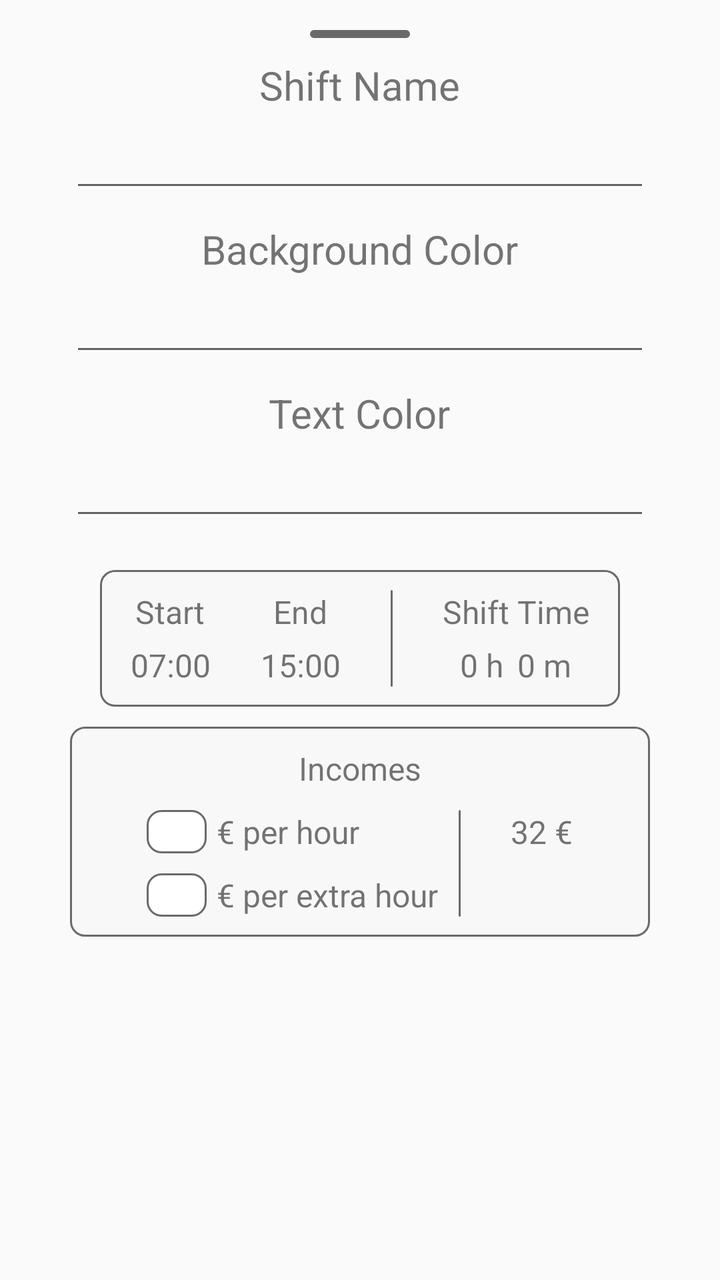
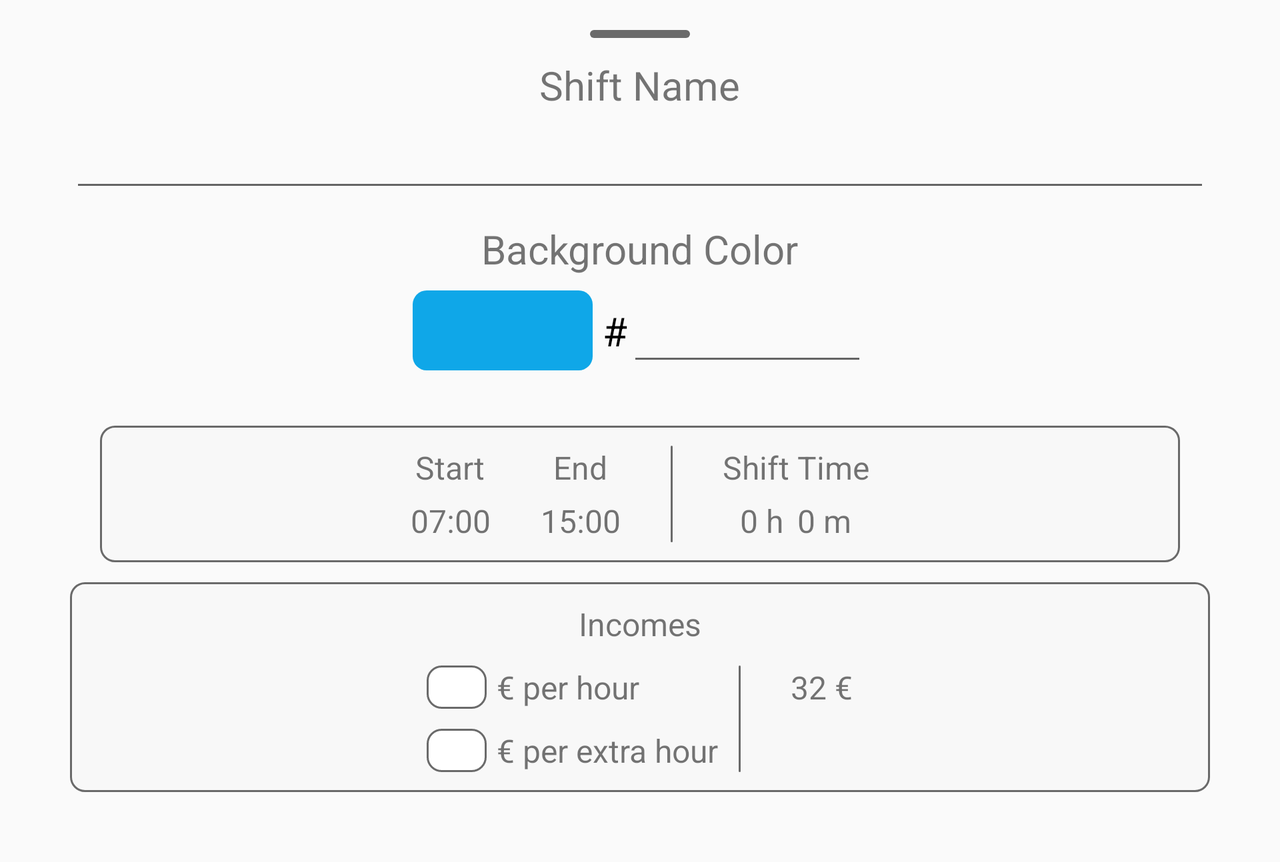

Compare how this app lays out the same screen by default and in its alternative resource folder. The renders come first, then the two layout files and the values they reference.
<!-- AndroidManifest.xml: application theme Theme.ShiftCalendar -->
<!-- res/layout/fragment_shift_details.xml -->
<?xml version="1.0" encoding="utf-8"?>
<androidx.core.widget.NestedScrollView xmlns:android="http://schemas.android.com/apk/res/android"
    xmlns:app="http://schemas.android.com/apk/res-auto"
    xmlns:tools="http://schemas.android.com/tools"
    android:layout_width="match_parent"
    android:layout_height="match_parent"
    tools:context=".DayDetailsFragment"
    android:paddingBottom="15dp">

    <LinearLayout
        android:layout_width="match_parent"
        android:layout_height="match_parent"
        android:orientation="vertical"
        android:gravity="center">

        <View
            android:id="@+id/slide_line"
            android:layout_width="50dp"
            android:layout_height="4dp"
            android:background="@drawable/slide_line"
            android:layout_marginTop="15dp"/>

        <TextView
            android:layout_width="wrap_content"
            android:layout_height="wrap_content"
            android:layout_marginTop="10dp"
            android:text="Shift Name"
            android:textSize="20dp"/>

        <EditText
            android:id="@+id/shiftNameEditText"
            android:layout_width="match_parent"
            android:layout_height="45dp"
            android:layout_marginHorizontal="35dp"
            android:inputType="text"/>

        <TextView
            android:layout_width="wrap_content"
            android:layout_height="wrap_content"
            android:layout_marginTop="10dp"
            android:text="Background Color"
            android:textSize="20dp"/>

        <EditText
            android:layout_width="match_parent"
            android:layout_height="45dp"
            android:layout_marginHorizontal="35dp"
            android:inputType="text"/>

        <TextView
            android:layout_width="wrap_content"
            android:layout_height="wrap_content"
            android:layout_marginTop="10dp"
            android:text="Text Color"
            android:textSize="20dp"/>

        <EditText
            android:layout_width="match_parent"
            android:layout_height="45dp"
            android:layout_marginHorizontal="35dp"
            android:inputType="text"/>

        <LinearLayout
            android:id="@+id/shiftTimeLayout"
            android:layout_width="match_parent"
            android:layout_height="match_parent"
            android:layout_marginHorizontal="50dp"
            android:layout_marginTop="20dp"
            android:layout_marginBottom="10dp"
            android:orientation="vertical"
            android:background="@drawable/rounded_gray_view"
            android:paddingVertical="10dp"
            android:paddingHorizontal="10dp"
            android:gravity="center">

            <LinearLayout
                android:layout_width="wrap_content"
                android:layout_height="wrap_content"
                android:orientation="horizontal">

                <LinearLayout
                    android:layout_width="wrap_content"
                    android:layout_height="wrap_content"
                    android:orientation="vertical"
                    android:gravity="center"
                    android:layout_marginEnd="25dp">
                    <TextView
                        android:layout_width="wrap_content"
                        android:layout_height="wrap_content"
                        android:text="Start"
                        android:layout_marginBottom="5dp"
                        android:textSize="16dp">
                    </TextView>
                    <TextView
                        android:id="@+id/startShiftTime"
                        android:layout_width="wrap_content"
                        android:layout_height="wrap_content"
                        android:text="07:00"
                        android:textSize="16dp"
                        android:clickable="true">
                    </TextView>
                </LinearLayout>

                <LinearLayout
                    android:layout_width="wrap_content"
                    android:layout_height="wrap_content"
                    android:orientation="vertical"
                    android:gravity="center"
                    android:layout_marginEnd="25dp">
                    <TextView
                        android:layout_width="wrap_content"
                        android:layout_height="wrap_content"
                        android:text="End"
                        android:layout_marginBottom="5dp"
                        android:textSize="16dp">
                    </TextView>
                    <TextView
                        android:id="@+id/endShiftTime"
                        android:layout_width="wrap_content"
                        android:layout_height="wrap_content"
                        android:text="15:00"
                        android:textSize="16dp"
                        android:clickable="true">
                    </TextView>
                </LinearLayout>

                <View
                    android:id="@+id/shiftTimeLine"
                    android:layout_width="1dp"
                    android:layout_height="match_parent"
                    android:layout_marginEnd="25dp"
                    android:background="@drawable/slide_line" />

                <LinearLayout
                    android:layout_width="wrap_content"
                    android:layout_height="wrap_content"
                    android:orientation="vertical"
                    android:gravity="center">
                    <TextView
                        android:layout_width="wrap_content"
                        android:layout_height="wrap_content"
                        android:text="Shift Time"
                        android:layout_marginBottom="5dp"
                        android:textSize="16dp">
                    </TextView>
                    <LinearLayout
                        android:layout_width="wrap_content"
                        android:layout_height="wrap_content"
                        android:orientation="horizontal"
                        android:gravity="center">
                        <TextView
                            android:id="@+id/shiftTimeHours"
                            android:layout_width="wrap_content"
                            android:layout_height="wrap_content"
                            android:layout_marginEnd="5dp"
                            android:text="0 h"
                            android:textSize="16dp">
                        </TextView>
                        <TextView
                            android:id="@+id/shiftTimeMin"
                            android:layout_width="wrap_content"
                            android:layout_height="wrap_content"
                            android:layout_marginStart="2dp"
                            android:text="0 m"
                            android:textSize="16dp">
                        </TextView>
                    </LinearLayout>
                </LinearLayout>

            </LinearLayout>


        </LinearLayout>

        <LinearLayout
            android:id="@+id/incomeLayout"
            android:layout_width="match_parent"
            android:layout_height="match_parent"
            android:layout_marginHorizontal="35dp"
            android:layout_marginBottom="20dp"
            android:orientation="vertical"
            android:background="@drawable/rounded_gray_view"
            android:paddingVertical="10dp"
            android:paddingHorizontal="10dp"
            android:gravity="center">

            <TextView
                android:layout_width="wrap_content"
                android:layout_height="wrap_content"
                android:layout_marginBottom="10dp"
                android:text="Incomes"
                android:textSize="16dp"/>

            <LinearLayout
                android:layout_width="match_parent"
                android:layout_height="wrap_content"
                android:gravity="center"
                android:orientation="horizontal">

                <LinearLayout
                    android:layout_width="wrap_content"
                    android:layout_height="wrap_content"
                    android:orientation="vertical"
                    android:gravity="center">

                    <EditText
                        android:id="@+id/incomePerHour"
                        android:layout_width="match_parent"
                        android:layout_height="match_parent"
                        android:gravity="center"
                        android:paddingHorizontal="15dp"
                        android:background="@drawable/rounded_white_view"
                        android:text=""
                        android:textSize="16dp"
                        android:inputType="numberDecimal">
                    </EditText>

                    <EditText
                        android:id="@+id/incomePerExtraHour"
                        android:layout_width="match_parent"
                        android:layout_height="match_parent"
                        android:layout_marginTop="10dp"
                        android:gravity="center"
                        android:paddingHorizontal="15dp"
                        android:background="@drawable/rounded_white_view"
                        android:text=""
                        android:textSize="16dp"
                        android:inputType="numberDecimal">
                    </EditText>

                </LinearLayout>

                <LinearLayout
                    android:layout_width="wrap_content"
                    android:layout_height="wrap_content"
                    android:orientation="vertical">

                    <TextView
                        android:layout_width="match_parent"
                        android:layout_height="match_parent"
                        android:paddingStart="5dp"
                        android:gravity="start"
                        android:text="€ per hour"
                        android:textSize="16dp">
                    </TextView>

                    <TextView
                        android:layout_width="match_parent"
                        android:layout_height="match_parent"
                        android:layout_marginTop="10dp"
                        android:gravity="start"
                        android:paddingStart="5dp"
                        android:paddingEnd="10dp"
                        android:text="€ per extra hour"
                        android:textSize="16dp">
                    </TextView>

                </LinearLayout>

                <View
                    android:id="@+id/incomeLine"
                    android:layout_width="1dp"
                    android:layout_height="match_parent"
                    android:background="@drawable/slide_line"
                    android:layout_marginEnd="25dp"/>

                <LinearLayout
                    android:layout_width="wrap_content"
                    android:layout_height="wrap_content"
                    android:orientation="vertical"
                    android:gravity="center">
                    <TextView
                        android:id="@+id/incomePerHourTV"
                        android:layout_width="wrap_content"
                        android:layout_height="wrap_content"
                        android:text="32 €"
                        android:textSize="16dp">
                    </TextView>
                    <TextView
                        android:layout_width="wrap_content"
                        android:layout_height="wrap_content"
                        android:layout_marginTop="10dp"
                        android:textSize="16dp">
                    </TextView>
                </LinearLayout>

            </LinearLayout>

        </LinearLayout>


    </LinearLayout>

</androidx.core.widget.NestedScrollView>
<!-- resources referenced by this layout -->
<resources>
  <!-- drawable rounded_gray_view (drawable) -->
  <?xml version="1.0" encoding="utf-8"?>
  <shape xmlns:android="http://schemas.android.com/apk/res/android"
      android:shape="rectangle" >
  
      <stroke android:color="@color/light_grey" android:width="1dp"/>
      <solid android:color="@color/darker_white" />
  
      <corners android:radius="7dp" />
  
  </shape>
  <!-- drawable rounded_white_view (drawable) -->
  <?xml version="1.0" encoding="utf-8"?>
  <shape xmlns:android="http://schemas.android.com/apk/res/android"
      android:shape="rectangle" >
  
      <stroke android:color="@color/light_grey" android:width="1dp"/>
      <solid android:color="@color/white" />
  
      <corners android:radius="7dp" />
  
  </shape>
  <!-- drawable slide_line (drawable) -->
  <?xml version="1.0" encoding="utf-8"?>
  <shape xmlns:android="http://schemas.android.com/apk/res/android"
      android:shape="rectangle" >
  
      <solid android:color="@color/light_grey" />
  
      <corners android:radius="50dp" />
  
  </shape>
  <style name="Theme.ShiftCalendar" parent="Theme.AppCompat.Light.NoActionBar">
      </style>
  <color name="light_grey">#6A6A6A</color>
  <color name="darker_white">#F8F8F8</color>
  <color name="white">#FFFFFFFF</color>
</resources>
<!-- res/layout-land/fragment_shift_details.xml (the repository's variant of the layout above) -->
<!-- drawn on the phone turned sideways -->
<?xml version="1.0" encoding="utf-8"?>
<androidx.core.widget.NestedScrollView xmlns:android="http://schemas.android.com/apk/res/android"
    xmlns:app="http://schemas.android.com/apk/res-auto"
    xmlns:tools="http://schemas.android.com/tools"
    android:layout_width="match_parent"
    android:layout_height="match_parent"
    tools:context=".DayDetailsFragment"
    android:paddingBottom="15dp">

    <LinearLayout
        android:layout_width="match_parent"
        android:layout_height="match_parent"
        android:orientation="vertical"
        android:gravity="center">

        <View
            android:id="@+id/slide_line"
            android:layout_width="50dp"
            android:layout_height="4dp"
            android:background="@drawable/slide_line"
            android:layout_marginTop="15dp"/>

        <TextView
            android:layout_width="wrap_content"
            android:layout_height="wrap_content"
            android:layout_marginTop="10dp"
            android:text="Shift Name"
            android:textSize="20dp"/>

        <EditText
            android:id="@+id/shiftNameEditText"
            android:layout_width="match_parent"
            android:layout_height="45dp"
            android:layout_marginHorizontal="35dp"
            android:inputType="text"/>

        <TextView
            android:layout_width="wrap_content"
            android:layout_height="wrap_content"
            android:layout_marginTop="10dp"
            android:text="Background Color"
            android:textSize="20dp"/>

        <LinearLayout
            android:layout_width="match_parent"
            android:layout_height="wrap_content"
            android:orientation="horizontal"
            android:gravity="center"
            android:padding="5dp">

            <View
                android:id="@+id/backgroundColor"
                android:layout_width="90dp"
                android:layout_height="40dp"
                android:background="@drawable/rectangle"
                android:layout_marginStart="35dp"/>

            <TextView
                android:layout_width="wrap_content"
                android:layout_height="wrap_content"
                android:layout_marginStart="5dp"
                android:text="#"
                android:textSize="20dp"
                android:textColor="@color/black"/>

            <EditText
                android:id="@+id/backgroundColorId"
                android:layout_width="120dp"
                android:layout_height="45dp"
                android:layout_marginEnd="35dp"
                android:digits="0123456789ABCDEF"
                android:inputType="textCapCharacters"
                android:maxLength="6"/>

        </LinearLayout>

        <LinearLayout
            android:id="@+id/shiftTimeLayout"
            android:layout_width="match_parent"
            android:layout_height="match_parent"
            android:layout_marginHorizontal="50dp"
            android:layout_marginTop="20dp"
            android:layout_marginBottom="10dp"
            android:orientation="vertical"
            android:background="@drawable/rounded_gray_view"
            android:paddingVertical="10dp"
            android:paddingHorizontal="10dp"
            android:gravity="center">

            <LinearLayout
                android:layout_width="wrap_content"
                android:layout_height="wrap_content"
                android:orientation="horizontal">

                <LinearLayout
                    android:layout_width="wrap_content"
                    android:layout_height="wrap_content"
                    android:orientation="vertical"
                    android:gravity="center"
                    android:layout_marginEnd="25dp">
                    <TextView
                        android:layout_width="wrap_content"
                        android:layout_height="wrap_content"
                        android:text="Start"
                        android:layout_marginBottom="5dp"
                        android:textSize="16dp">
                    </TextView>
                    <TextView
                        android:id="@+id/startShiftTime"
                        android:layout_width="wrap_content"
                        android:layout_height="wrap_content"
                        android:text="07:00"
                        android:textSize="16dp"
                        android:clickable="true">
                    </TextView>
                </LinearLayout>

                <LinearLayout
                    android:layout_width="wrap_content"
                    android:layout_height="wrap_content"
                    android:orientation="vertical"
                    android:gravity="center"
                    android:layout_marginEnd="25dp">
                    <TextView
                        android:layout_width="wrap_content"
                        android:layout_height="wrap_content"
                        android:text="End"
                        android:layout_marginBottom="5dp"
                        android:textSize="16dp">
                    </TextView>
                    <TextView
                        android:id="@+id/endShiftTime"
                        android:layout_width="wrap_content"
                        android:layout_height="wrap_content"
                        android:text="15:00"
                        android:textSize="16dp"
                        android:clickable="true">
                    </TextView>
                </LinearLayout>

                <View
                    android:id="@+id/shiftTimeLine"
                    android:layout_width="1dp"
                    android:layout_height="match_parent"
                    android:layout_marginEnd="25dp"
                    android:background="@drawable/slide_line" />

                <LinearLayout
                    android:layout_width="wrap_content"
                    android:layout_height="wrap_content"
                    android:orientation="vertical"
                    android:gravity="center">
                    <TextView
                        android:layout_width="wrap_content"
                        android:layout_height="wrap_content"
                        android:text="Shift Time"
                        android:layout_marginBottom="5dp"
                        android:textSize="16dp">
                    </TextView>
                    <LinearLayout
                        android:layout_width="wrap_content"
                        android:layout_height="wrap_content"
                        android:orientation="horizontal"
                        android:gravity="center">
                        <TextView
                            android:id="@+id/shiftTimeHours"
                            android:layout_width="wrap_content"
                            android:layout_height="wrap_content"
                            android:layout_marginEnd="5dp"
                            android:text="0 h"
                            android:textSize="16dp">
                        </TextView>
                        <TextView
                            android:id="@+id/shiftTimeMin"
                            android:layout_width="wrap_content"
                            android:layout_height="wrap_content"
                            android:layout_marginStart="2dp"
                            android:text="0 m"
                            android:textSize="16dp">
                        </TextView>
                    </LinearLayout>
                </LinearLayout>

            </LinearLayout>


        </LinearLayout>

        <LinearLayout
            android:id="@+id/incomeLayout"
            android:layout_width="match_parent"
            android:layout_height="match_parent"
            android:layout_marginHorizontal="35dp"
            android:layout_marginBottom="20dp"
            android:orientation="vertical"
            android:background="@drawable/rounded_gray_view"
            android:paddingVertical="10dp"
            android:paddingHorizontal="10dp"
            android:gravity="center">

            <TextView
                android:layout_width="wrap_content"
                android:layout_height="wrap_content"
                android:layout_marginBottom="10dp"
                android:text="Incomes"
                android:textSize="16dp"/>

            <LinearLayout
                android:layout_width="match_parent"
                android:layout_height="wrap_content"
                android:gravity="center"
                android:orientation="horizontal">

                <LinearLayout
                    android:layout_width="wrap_content"
                    android:layout_height="wrap_content"
                    android:orientation="vertical"
                    android:gravity="center">

                    <EditText
                        android:id="@+id/incomePerHour"
                        android:layout_width="match_parent"
                        android:layout_height="match_parent"
                        android:gravity="center"
                        android:paddingHorizontal="15dp"
                        android:background="@drawable/rounded_white_view"
                        android:text=""
                        android:textSize="16dp"
                        android:inputType="numberDecimal">
                    </EditText>

                    <EditText
                        android:id="@+id/incomePerExtraHour"
                        android:layout_width="match_parent"
                        android:layout_height="match_parent"
                        android:layout_marginTop="10dp"
                        android:gravity="center"
                        android:paddingHorizontal="15dp"
                        android:background="@drawable/rounded_white_view"
                        android:text=""
                        android:textSize="16dp"
                        android:inputType="numberDecimal">
                    </EditText>

                </LinearLayout>

                <LinearLayout
                    android:layout_width="wrap_content"
                    android:layout_height="wrap_content"
                    android:orientation="vertical">

                    <TextView
                        android:layout_width="match_parent"
                        android:layout_height="match_parent"
                        android:paddingStart="5dp"
                        android:gravity="start"
                        android:text="€ per hour"
                        android:textSize="16dp">
                    </TextView>

                    <TextView
                        android:layout_width="match_parent"
                        android:layout_height="match_parent"
                        android:layout_marginTop="10dp"
                        android:gravity="start"
                        android:paddingStart="5dp"
                        android:paddingEnd="10dp"
                        android:text="€ per extra hour"
                        android:textSize="16dp">
                    </TextView>

                </LinearLayout>

                <View
                    android:id="@+id/incomeLine"
                    android:layout_width="1dp"
                    android:layout_height="match_parent"
                    android:background="@drawable/slide_line"
                    android:layout_marginEnd="25dp"/>

                <LinearLayout
                    android:layout_width="wrap_content"
                    android:layout_height="wrap_content"
                    android:orientation="vertical"
                    android:gravity="center">
                    <TextView
                        android:id="@+id/incomePerHourTV"
                        android:layout_width="wrap_content"
                        android:layout_height="wrap_content"
                        android:text="32 €"
                        android:textSize="16dp">
                    </TextView>
                    <TextView
                        android:layout_width="wrap_content"
                        android:layout_height="wrap_content"
                        android:layout_marginTop="10dp"
                        android:textSize="16dp">
                    </TextView>
                </LinearLayout>

            </LinearLayout>
            
            <Button>
                
            </Button>

        </LinearLayout>


    </LinearLayout>

</androidx.core.widget.NestedScrollView>
<!-- resources referenced by the variant -->
<!-- as the phone turned sideways resolves them -->
<resources>
  <color name="black">#FF000000</color>
  <!-- drawable rectangle (drawable) -->
  <?xml version="1.0" encoding="utf-8"?>
  <shape xmlns:android="http://schemas.android.com/apk/res/android"
      android:shape="rectangle" >
  
      <solid android:color="@color/blue"/>
      <corners android:radius="7dp"/>
  
  </shape>
  <!-- drawable rounded_gray_view (drawable) -->
  <?xml version="1.0" encoding="utf-8"?>
  <shape xmlns:android="http://schemas.android.com/apk/res/android"
      android:shape="rectangle" >
  
      <stroke android:color="@color/light_grey" android:width="1dp"/>
      <solid android:color="@color/darker_white" />
  
      <corners android:radius="7dp" />
  
  </shape>
  <!-- drawable rounded_white_view (drawable) -->
  <?xml version="1.0" encoding="utf-8"?>
  <shape xmlns:android="http://schemas.android.com/apk/res/android"
      android:shape="rectangle" >
  
      <stroke android:color="@color/light_grey" android:width="1dp"/>
      <solid android:color="@color/white" />
  
      <corners android:radius="7dp" />
  
  </shape>
  <!-- drawable slide_line (drawable) -->
  <?xml version="1.0" encoding="utf-8"?>
  <shape xmlns:android="http://schemas.android.com/apk/res/android"
      android:shape="rectangle" >
  
      <solid android:color="@color/light_grey" />
  
      <corners android:radius="50dp" />
  
  </shape>
  <style name="Theme.ShiftCalendar" parent="Theme.AppCompat.Light.NoActionBar">
      </style>
  <color name="blue">#0FA7E8</color>
  <color name="light_grey">#6A6A6A</color>
  <color name="darker_white">#F8F8F8</color>
  <color name="white">#FFFFFFFF</color>
</resources>
